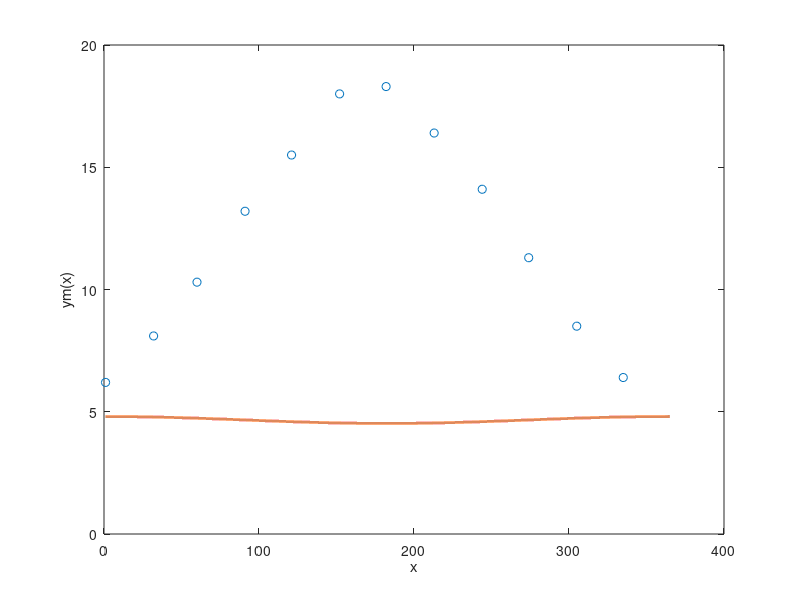

Here is the MATLAB script that generated this plot:
load dagdata.mat;
% xd = [1 2 4]'; dag
% yd = [1 2 3]'; timmar
A = [ones(size(dag)) dag dag.^2];

% ger mkm losning ifall A ar overbestamd
c = A\timmar;

r = A*c - timmar; % berakna residualvektor
felsumma = norm(r)^2; % felsumman i kvadrat

% bilda modellen
% ym = @(x) c(1) + c(2)*x;
T = 365;
w = 2*pi/T;
ym = @(t) c(1) + c(2) * cos(w*t) + c(3) * sin(w*t);

% berakna modellen i mellanliggande punkter
xv = [1:0.01:365];
yv = ym(xv);

plot(dag,timmar,'o',xv,yv,"LineWidth",2)
xlabel('x'); ylabel('ym(x)')